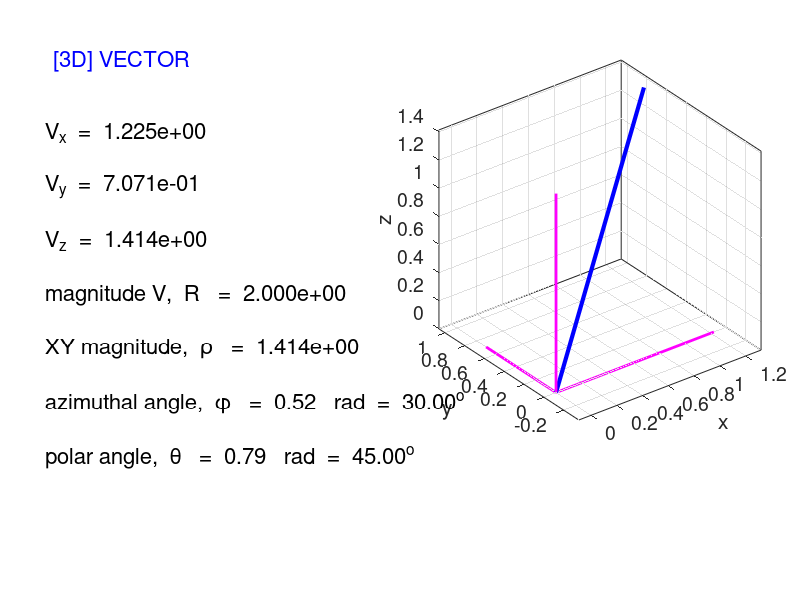

This figure's MATLAB source:
% cemVectors.m
%24 feb 16



%%  CELL 1: Clear all variables & Command Window, close all Figure Windows 
close all;
clear all;
clc;

%% CELL 2: Input the Cartesian components for the vectors A, B & C
A = [1 2 3];
B = [-1 -3 -5];
C = [2 4 -3];

%% CELL 3: Cartesian to spherical / cylindrical
% Magnitude (R) and directions of a vector V
% magtiiude R; polar angle phi; azimuthal angle theta; XY plane radius rho
% Input the Cartesian components or the vector that has already been defined for V;
 % Vx = sqrt(3/2); Vy = 1/sqrt(2); Vz = sqrt(2);
  % V = C;
  V = [sqrt(3/2) sqrt(1/2) sqrt(2)];
  %V = [3 5 -6];
% Calculations 
  %R = norm(V);
   %rho = sqrt(V(1)^2+V(2)^2);
   %phi = atan2(V(2),V(1));
   %if phi < 0, phi = phi + 2*pi; end

  %theta = acos(V(3)/R);

  [phi rho z] = cart2pol(V(1),V(2),V(3));
  [theta phi radius] = cart2sph(V(1),V(2),V(3));
  
  phiD = rad2deg(phi);
  thetaD = rad2deg(theta);
  
  close all
  
figure(1)
   set(gcf,'units','normalized','position',[0.2 0.1 0.5 0.5]);
   fs = 16;
   pos = [0.5 0.3 0.5 0.6];
   subplot('Position',pos);
% vector V
   xP = [0 V(1)]; yP = [0 V(2)]; zP = [0, V(3)];
   h = plot3(xP,yP,zP);
   set(h,'color',[0 0 1],'linewidth',3);
  
 %  set(gca,'Position',pos);
   hold on
% Vx
   xP = [0 V(1)]; yP = [0 0];     % 
   h = plot(xP,yP);
   set(h,'color',[1 0 1],'linewidth',2);
% Vy
   xP = [0 0]; yP = [0 V(2)];
   h = plot(xP,yP);
   set(h,'color',[1 0 1],'linewidth',2);
% Vz
   xP = [0 0]; yP = [0 0]; zP =[0 V(3)];
   h = plot3(xP,yP,zP);
   set(h,'color',[1 0 1],'linewidth',2);

   grid on
   xlabel('x'); ylabel('y'); zlabel('z');
   axis equal
   box on
   set(gca,'fontsize',14);
   
   pos2 = [0.05 0.3 0.35 0.6];
   subplot('Position',pos2);
   axis([0 100 0 100]);
   
   h = text(5,100,'[3D] VECTOR');
   set(h,'fontsize',fs,'color',[0 0 1]);
   
   d = 15; tx = 2; ty = 80;
     
   tm1 = 'V_x  =  ';
   tm2 = num2str(V(1),'%2.3e\n');
   tm = [tm1 tm2];
   text(tx,ty,tm,'fontsize',fs);
   
   tm1 = 'V_y  =  ';
   tm2 = num2str(V(2),'%2.3e\n');
   tm = [tm1 tm2];
   ty = ty-d;
   text(tx,ty,tm,'fontsize',fs);
   
   tm1 = 'V_z  =  ';
   tm2 = num2str(V(3),'%2.3e\n');
   tm = [tm1 tm2];
   ty = ty-d;
   text(tx,ty,tm,'fontsize',fs);
   
   tm1 = 'magnitude V,  R   =  ';
   tm2 = num2str(radius,'%2.3e\n');
   tm = [tm1 tm2];
   ty = ty-d;
   text(tx,ty,tm,'fontsize',fs);
   
   tm1 = 'XY magnitude,  \rho   =  ';
   tm2 = num2str(rho,'%2.3e\n');
   tm = [tm1 tm2];
   ty = ty-d;
   text(tx,ty,tm,'fontsize',fs);
   
   tm1 = 'azimuthal angle,  \phi   =  ';
   tm2 = num2str(theta,'%2.2f\n');
   tm3 = '   rad  =  ';
   tm4 = num2str(thetaD,'%2.2f\n');
    tm5 = '^o'
   tm = [tm1 tm2 tm3 tm4 tm5];
   ty = ty-d;
   text(tx,ty,tm,'fontsize',fs);
   
   tm1 = 'polar angle,  \theta   =  ';
   tm2 = num2str(phi,'%2.2f\n');
   tm3 = '   rad  =  ';
   tm4 = num2str(phiD,'%2.2f\n');
  
   tm = [tm1 tm2 tm3 tm4 tm5];
   ty = ty-d;
   text(tx,ty,tm,'fontsize',fs);
   
   
   box on
   axis off
   
%% CELL 4: Cylindrical to Cartesian coordinates
  % Inputs - Cylindical coordinates: rho, phi [radians], z
      rho = sqrt(2)
      phi = pi/4
      z = 2
  
  % Calculations Cartesian coordinates vector V(Vx, Vy, Vz)
      Vx = rho * cos(phi)
      Vy = rho * sin(phi)
      Vz = z

%% CELL 5: Spherical to Cartesian coordinates
  % Inputs - spherical coordinates: magnitude R, theta [rad] phi [rad]
      R = sqrt(3)
      theta = pi/4
      phi = pi/4
      
  % Calculations Cartesian coordinates vector V(Vx, Vy, Vz)
      Vx = R * sin(theta) * cos(phi)
      Vy = R * sin(theta) * sin(phi)
      Vz = R * cos(theta)    
      
%% CELL 6: DOT (SCALAR) PRODUCT
  % input for Cartesian components for vectors A and B: dot product equals C
     A = [1 0 1]
     B = [0 1 1]

  % magnitude of vectors A and B, and dot product C
      Amag = norm(A)
      Bmag = norm(B)
      C = dot(A,B)
  
 % angle between vectors [radians] and [degrees]    
     theta_rad = acos(C/(Amag * Bmag))
     theta_deg = acosd(C/(Amag * Bmag)) 


%% CELL 7: CROSS (VECTOR) PRODUCT
  % input for Cartesian components for vectors A and B: dot product equals C
     A = [3 5 7]
     B = [2 4 6]

  % magnitude of vectors A and B, and dot product C
      Amag = norm(A)
      Bmag = norm(B)
      C = cross(A,B)
      Cmag = norm(C)
      
 % angle between vectors [radians] and [degrees]    
     theta_rad = asin(Cmag/(Amag * Bmag))
     theta_deg = asind(Cmag/(Amag * Bmag)) 
     
%% CELL 8: Triple Products
    A = [12 3 4]
    B = [4 5 6]
    C = [-1 -3 -5]

    V1 = dot(A,cross(B,C))
    V2 = dot(B,cross(C,A))
    V3 = dot(C,cross(A,B))

    V4 = dot(A,cross(C,B))
    V5 = dot(B,cross(A,C))
    V6 = dot(C,cross(B,A))

    V7 = cross(A,cross(B,C))
    V8 = B .* dot(A,C) - C .* dot(A,B)
    V9 = cross(cross(A,B),C)

%% CELL 9:    [3D] Rotation - vector transformation of coordinates
   theta = zeros(3,3)
   V = [2 3 0];
   
% rotation angle in XY plane  (deg)
   thetaR = 30
% Rotation matrix   
   theta(1,1) = thetaR;
   theta(1,2) = 90-thetaR;
   theta(1,3) = 90;
   
   theta(2,1) = 90+thetaR;
   theta(2,2) = thetaR;
   theta(2,3) = 90;
   
   theta(3,1) = 90;
   theta(3,2) = 90;
   theta(3,3) = 0;

   R = cosd(theta)

% Transformation of vector
   Vdash = R * V'
   
   
